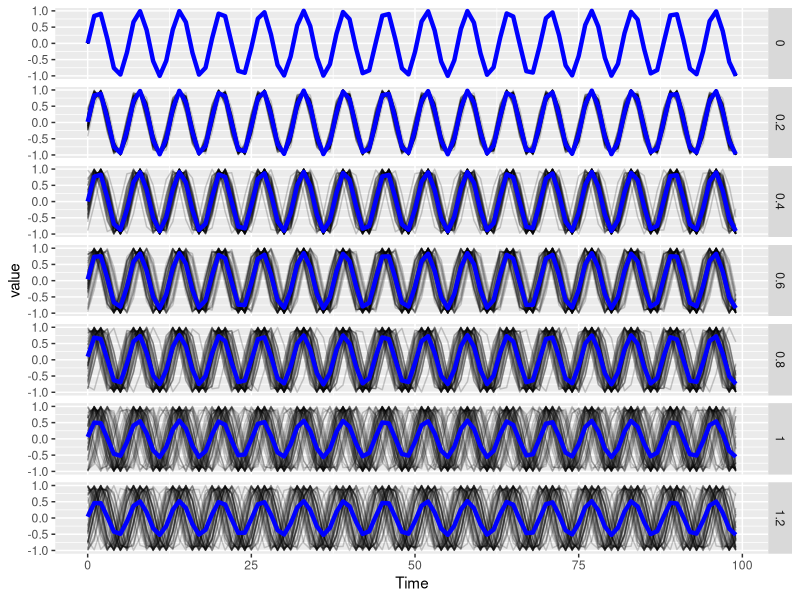

This figure's R source: (Note: this script raises an error after producing the figure.)
sim_phase_shifted <- function(n, noise, freq = 1 ,len = 100, return.wide = F){
  # A fucntion to simulate a population of n noisy sinusoidals, at frequency freq 
  # n: number of sinusoids
  # freq: sampling rate (in time unit)
  # noise: standard deviation phaseshift
  # len: length of simulations
  # return.matrix: returns data in wide or long format
  
  require(data.table)
  # Create a matrix of shifted times 
  time_matrix <- matrix(seq(0, len-1, freq), nrow = len, ncol = n)
  shifts <- rnorm(n, 0, noise)
  shifts <- matrix(shifts, nrow = len, ncol = n, byrow = T)
  time_matrix <- time_matrix + shifts

  # Replace each shifted time by it sine function
  sins <- sin(time_matrix)
  
  # Go to data.table
  sins <- as.data.table(sins)
  sins <- cbind(seq(0, len-1, freq), sins)
  colnames(sins)[1] <- "Time"
  if(return.wide){
    return(sins)  
  }
  
  # Format long data table
  sins <- melt(sins, id.vars = "Time")
  return(sins)
}


plot_sim <- function(data, alpha = 0.2){
  require(ggplot2)
  p <- ggplot(data, aes(x = Time, y = value)) + geom_line(aes(group = variable), alpha = alpha)
  p <- p + stat_summary(fun.y=mean, geom="line", colour = "blue", size = 1.5)
  p <- p + facet_grid(noise ~ .)
  p
}



# vector of noise?
noises <- seq(0.2, 1.2, 0.2)
n <- 50
len <- 100
multi_sim <- sim_phase_shifted(n, 0, len=len)
multi_sim$noise <- 0
for(noise in noises){
  temp <- sim_phase_shifted(n, noise, len=len)
  temp$noise <- noise
  multi_sim <- rbind(multi_sim, temp)
}

plot_sim(multi_sim)

DistMean <- dist_mean(data = multi_sim, condition = "noise", tcol = "Time", measure = "value", label = "variable")
p <- ggplot(DistMean, aes(x = as.factor(noise), y = euclid_to_mean)) + geom_boxplot(aes(group = noise)); p

Clip <- multi_sim[, .(clip = wrap_clip(value, k = 5)), by = .(noise, variable)]
# Convert noise (condition) and variable (label) to integers to comply with overlap constrains
Clip[, ':=' (noise = as.integer(noise*10),
             variable = as.integer(gsub("V", "", as.character(variable), fixed = T)))]
Overlap <- overlap_clipping(data = Clip, condition = "noise", label = "variable", measure = "clip")
q <- ggplot(Overlap, aes(x = as.factor(noise), y = Overlap)) + geom_boxplot(aes(group  = noise)) + scale_x_discrete(labels = as.character(c(0,noises))) ; q




